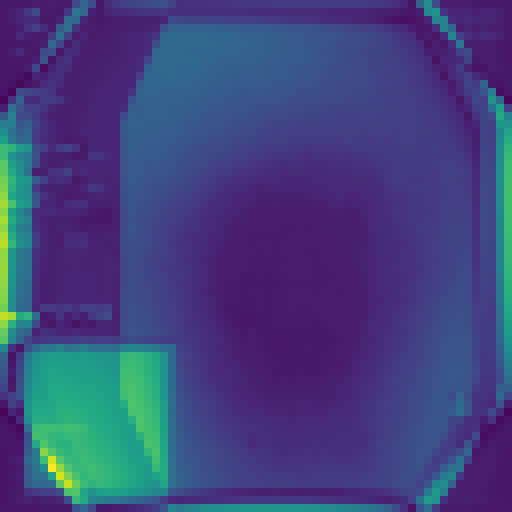
#> input picture EDC-master/prepare_dataset/overlay_difference.png, 512 x 512 px
$ python -i heatmap_postprocess.py   (imports and definitions only)
#> lines starting #> are read from the running program, lines starting #| are printed output that depends on the picture
#> further down, picture is the input picture: shape (512, 512, 3); mean B, G, R 126, 68.2, 64.4
"""
Improve the Stage 1 heatmap with LABEL-FREE post-processing, chosen on the VALIDATION split.

Options tested by --scan (same fixed step for every image):
  blur  : Gaussian smoothing (sigma in pixels at 256x256) - removes speckle-like noise
  mask  : keep only the bright tissue / organ region of the image (largest bright component,
          holes filled, eroded by `erode` px) - removes heat on background, borders, text, rim
Quality on the validation tumour/lesion images: pixel AUROC of the heatmap against the mask, and
pointing game (hottest pixel inside the mask). The test split is NOT used for the choice.

Usage:
  python heatmap_postprocess.py --dataset busi --seg_root /home/cs24d0008/EDC_Segmentation/BUSI_SEG_HGBL --scan
  python heatmap_postprocess.py --dataset busi --seg_root ... --blur 4 --mask 1 --erode 5 --write
      -> writes <seg_root>/heatmaps_pp/  (use it with  train_seg.py --heat_dir <seg_root>/heatmaps_pp)
"""
import os, csv, argparse, itertools
import numpy as np
import cv2
from sklearn.metrics import roc_auc_score

SIZE = 256


def tissue_mask(img, thr=20, erode=5):
#> called with thr = 20, erode = 5
    g = img.max(axis=2) if img.ndim == 3 else img
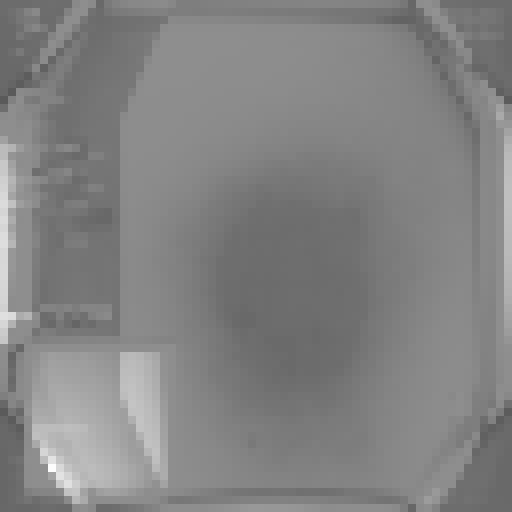
#> g: shape (512, 512); min 90, max 253, mean 130.9
    m = (g > thr).astype(np.uint8)
#> m: shape (512, 512); every value is 1
    n, lab, st, _ = cv2.connectedComponentsWithStats(m, 8)
#> lab: shape (512, 512) int32; every value is 1
#> n = 2; st = [[-1, 2147483647, 0, 0, 0], [0, 0, 512, 512, 262144]]
    if n <= 1:
        return np.ones(g.shape, np.float32)
    m = (lab == 1 + int(np.argmax(st[1:, cv2.CC_STAT_AREA]))).astype(np.uint8)
    ff = m.copy(); h, w = m.shape
#> after `h, w = m.shape`: h = 512; w = 512
    cv2.floodFill(ff, np.zeros((h + 2, w + 2), np.uint8), (0, 0), 1)
    m = m | (1 - ff)
    if erode > 0:
        m = cv2.erode(m, cv2.getStructuringElement(cv2.MORPH_ELLIPSE, (2 * erode + 1, 2 * erode + 1)))
    return m.astype(np.float32)
#> returned value: shape (512, 512) float32; every value is 1


# [56 lines left out: functions process, load, quality, main, not called in this run]


# [2 lines not run here, left out]

>>> import cv2
>>> picture = cv2.imread('../../prepare_dataset/overlay_difference.png')
>>> result = tissue_mask(picture)
